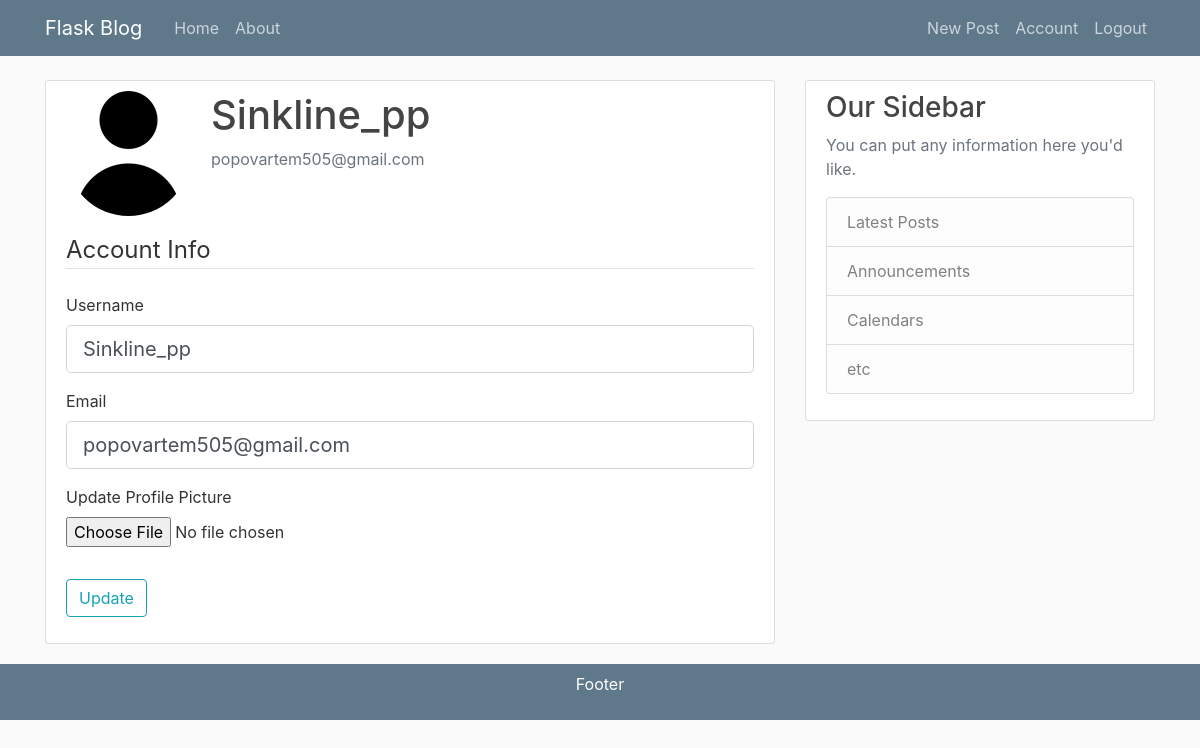
Page /account (signed in) on the earlier database version.
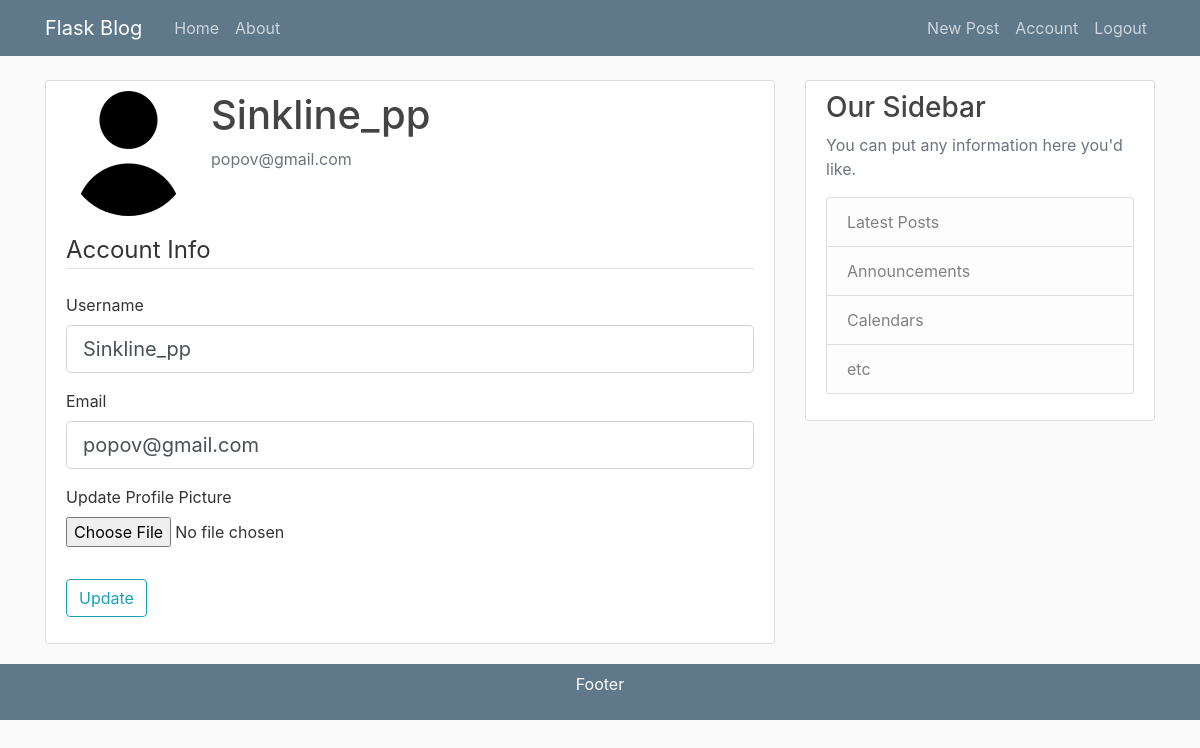
Same page on the later database version.
### flaskblog/models.py (models this page shows, shortened)
class User(db.Model, UserMixin):
    id = db.Column(db.Integer, primary_key=True)
    username = db.Column(db.String(20), unique=True, nullable=False)
    email = db.Column(db.String(120), unique=True, nullable=False)
    image_file = db.Column(db.String(20), nullable=False, default='default.jpg')
    password = db.Column(db.String(60), nullable=False)
    posts = db.relationship('Post', backref='author', lazy=True)

### flaskblog/users/routes.py (the view)
@users.route("/account", methods=['GET', 'POST'])
@login_required
def account():
    form = UpdateAccountForm()
    if form.validate_on_submit():
        if form.picture.data:
            picture_file = save_picture(form.picture.data)
            current_user.image_file = picture_file
        current_user.username = form.username.data
        current_user.email = form.email.data
        db.session.commit()
        flash('Your account has been updated!', 'success')
        return redirect(url_for('users.account'))
    elif request.method == 'GET':
        form.username.data = current_user.username
        form.email.data = current_user.email
    image_file = url_for('static', filename='profile_pics/' + current_user.image_file)
    return render_template('account.html', title='Account',
                           image_file=image_file, form=form)

### flaskblog/users/forms.py (shortened to what this page needs)
class UpdateAccountForm(FlaskForm):
    username = StringField('Username',
                           validators=[DataRequired(), Length(min=2, max=20)])
    email = StringField('Email',
                        validators=[DataRequired(), Email()])
    picture = FileField('Update Profile Picture', validators=[FileAllowed(['jpg', 'png'])])
    submit = SubmitField('Update')

### flaskblog/models.py (called while the page is built)
@login_manager.user_loader
def load_user(user_id):
    return User.query.get(int(user_id))

### flaskblog/templates/account.html (shortened to what this page needs)
{% extends "layout.html" %}
{% block content %}
    <div class="content-section">
      <div class="media">
        <img class="rounded-circle account-img" src="{{ image_file }}">
        <div class="media-body">
          <h2 class="account-heading">{{ current_user.username }}</h2>
          <p class="text-secondary">{{ current_user.email }}</p>
        </div>
      </div>
        <form method="POST" action="" enctype="multipart/form-data">
            <fieldset class="form-group">
                <legend class="border-bottom mb-4">Account Info</legend>
                <div class="form-group">
                    {{ form.username.label(class="form-control-label") }}
                    {% if form.username.errors %}
                        {{ form.username(class="form-control form-control-lg is-invalid") }}
                        <div class="invalid-feedback">
                            {% for error in form.username.errors %}
                                <span>{{ error }}</span>
                            {% endfor %}
                        </div>
                    {% else %}
                        {{ form.username(class="form-control form-control-lg") }}
                    {% endif %}
                </div>
                <div class="form-group">
                    {{ form.email.label(class="form-control-label") }}
                    {% if form.email.errors %}
                        {{ form.email(class="form-control form-control-lg is-invalid") }}
                        <div class="invalid-feedback">
                            {% for error in form.email.errors %}
                                <span>{{ error }}</span>
                            {% endfor %}
                        </div>
                    {% else %}
                        {{ form.email(class="form-control form-control-lg") }}
                    {% endif %}
                </div>
                <div class="form-group">
                    {{ form.picture.label() }}
                    {{ form.picture(class="form-control-file") }}
                </div>
            </fieldset>
            <div class="form-group">
                {{ form.submit(class="btn btn-outline-info") }}
            </div>
        </form>
    </div>
{% endblock content %}

Differences in the rows shown:
changed User "Sinkline_pp": email "popovartem505@gmail.com" → "popov@gmail.com"
